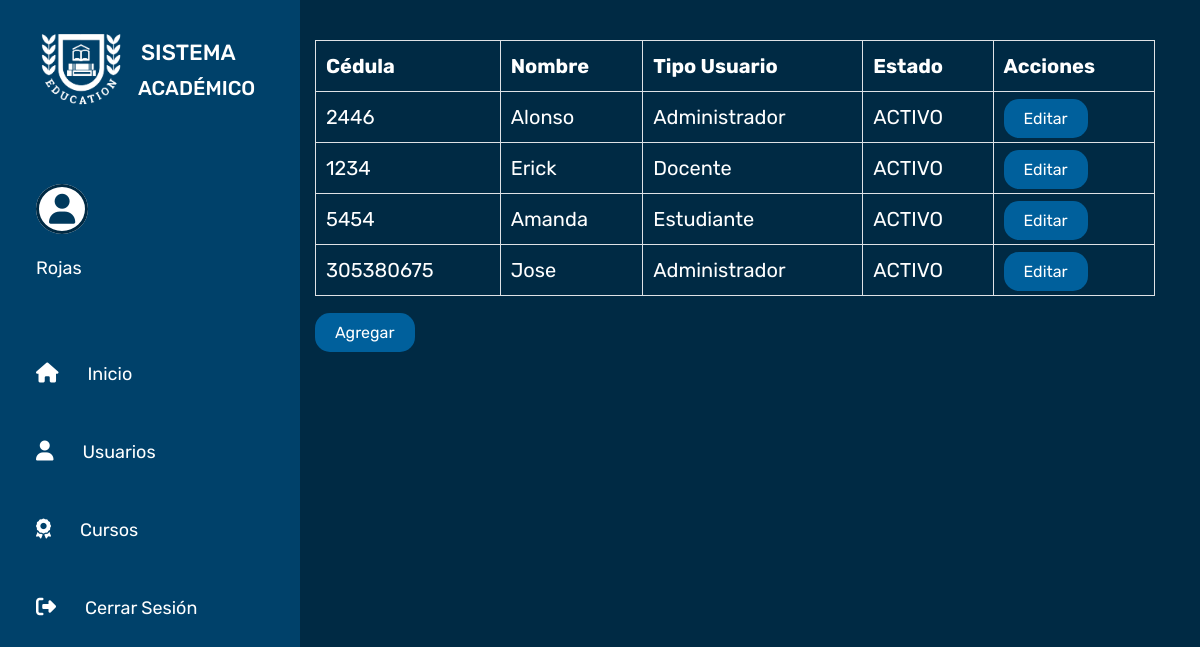
The page /View/Usuarios.php (signed in) on the database its author committed.
### tables this page shows
CREATE TABLE `pantallas` (
  `idPantalla` int(11) NOT NULL,
  `redireccion` varchar(100) NOT NULL,
  `icono` varchar(100) NOT NULL,
  `texto` varchar(100) NOT NULL
);

CREATE TABLE `usuarios` (
  `idUsuario` bigint(20) NOT NULL,
  `cedula` varchar(15) NOT NULL,
  `nombre` varchar(80) NOT NULL,
  `apellido` varchar(80) NOT NULL,
  `contrasena` varchar(60) NOT NULL,
  `fechaNacimiento` date NOT NULL,
  `direccion` varchar(500) NOT NULL,
  `telefono` varchar(45) NOT NULL,
  `correo` varchar(50) NOT NULL,
  `tipoRol` int(11) NOT NULL,
  `estado` int(1) NOT NULL
);

CREATE TABLE `roles` (
  `idRol` int(11) NOT NULL,
  `descripcion` varchar(50) NOT NULL
);

### Model/PantallasModel.php (called while the page is built, shortened)
<?php
function ConsultarMenu($tipoRol)
{
    $enlace = OpenDB();
    $procedimiento = "CALL ConsultarMenu($tipoRol);";
    $datosPantalla = $enlace -> query($procedimiento);
    return $datosPantalla;
}
?>

### Model/UsuariosModel.php (called while the page is built, shortened)
<?php
function ListarUsuarios()
{
    $enlace = OpenDB();
    $procedimiento = "CALL ListarUsuarios();";
    $datosUsuario = $enlace -> query($procedimiento);
    return $datosUsuario;
}
?>

### Controller/UsuariosController.php (the view, shortened to what this page needs)
<?php
include_once __DIR__ . '\..\Model\UsuariosModel.php';
function CargarUsuarios()
{
    $datosUsuarios = ListarUsuarios();
    if($datosUsuarios -> num_rows > 0)
    {
        while($resultado = mysqli_fetch_array($datosUsuarios))
        {
            echo "<tr>";
            echo "<td>" . $resultado["cedula"] . "</td>";
            echo "<td>" . $resultado["nombre"] . "</td>";
            echo "<td>" . $resultado["descripcion"] . "</td>";
            echo "<td>" . $resultado["descripcionEstado"] . "</td>";
            echo '<td><a href="EditarUsuarios.php" class="btnPresionar">Editar</a></td>';
            echo "</tr>";
        }
    }
}
?>

### Controller/PantallasController.php (shortened to what this page needs)
<?php
include_once __DIR__ . '\..\Model\PantallasModel.php';
function CargarMenu()
{
    $datosMenu = ConsultarMenu($_SESSION["sessionTipoRol"]);
    if($datosMenu -> num_rows > 0)
    {
        echo
        '<section class="sideBar">
        <div class="logo">
             <img src="images/logo.png" width="90px">
             <h1>SISTEMA</h1>
             <h2>ACADÉMICO</h2>
        </div>
        <div>
            <a class="icon-profile"><i class="fa fa-user"></i></a>
            <a class="userName">', $_SESSION["sessionNombre"], '</a>
        </div>
        <div class="menu">
            <ul>
                <li>
                   <i class="fa fa-house"></i>
                   <a href="home.php">Inicio</a>
                </li>';
        while($resultado = mysqli_fetch_array($datosMenu))
        {
            echo
            '<li>
                <i class="' . $resultado["icono"] . '"></i>
                <a href="' . $resultado["redireccion"] . '">' . $resultado["texto"] . '</a>
            </li>';
        }
        echo
           '<li>
                <i class="fa fa-sign-out"></i>
                <a href="../index.php" data-toggle="modal" data-target="#confirmModal" data-backdrop="static" data-keyboard="false">Cerrar Sesión</a>
            </li>
           </ul>
          </div>
        </section>';
    }
}

### View/css/menu.css (style rules this page uses)
* { box-sizing: border-box; margin: 0px; padding: 0px; font-family: 'Rubik', sans-serif; font-size: 20px; color: white; }
.sideBar { position: absolute; top: 0%; left: 0%; height: 100%; width: 25%; background-color: #00416a; }
.sideBar .logo img { position: relative; top: 24px; left: 12%; }
.sideBar .logo h1, .sideBar .logo h2 { position: relative; top: -50px; width: 100px; }
.sideBar .logo h1 { font-size: 22px; left: 47%; }
.sideBar .logo h2 { font-size: 20px; left: 46%; }
.sideBar .icon-profile { position: relative; top: 30px; left: 12%; background-color: #ffffff; border: 3px solid rgb(0, 42, 68); padding: 10px 10px; border-radius: 100%; }
.sideBar .icon-profile i { color: #00395C; position: relative; font-size: 30px; top: 4px; }
.sideBar .userName { position: absolute; text-decoration: none; font-size: 18px; margin-top: 95px; left: 12%; color: white; }
.sideBar .menu { position: relative; top: 140px; }
.sideBar .menu li { position: relative; padding: 24px 0px; margin-left: -40px; list-style: none; }
.sideBar .menu i { position: relative; left: 12%; }
.sideBar .menu a { text-decoration: none; color: white; position: relative; left: 20%; font-size: 18px; }
.btnPresionar { position: relative; padding: 10px 20px; border-radius: 15px; text-decoration: none; font-size: 16px; background-color: #00609C; color: #ffffff; border: none; }

### rows shown on the page
pantallas: texto "Usuarios"
pantallas: texto "Cursos"
usuarios: cedula "2446", nombre "Alonso", roles.descripcion "Administrador", descripcionEstado "ACTIVO"
usuarios: cedula "1234", nombre "Erick", roles.descripcion "Docente", descripcionEstado "ACTIVO"
usuarios: cedula "5454", nombre "Amanda", roles.descripcion "Estudiante", descripcionEstado "ACTIVO"
usuarios: cedula "305380675", nombre "Jose", roles.descripcion "Administrador", descripcionEstado "ACTIVO"

### other values the page prints
$_SESSION["sessionNombre"] "Rojas"
